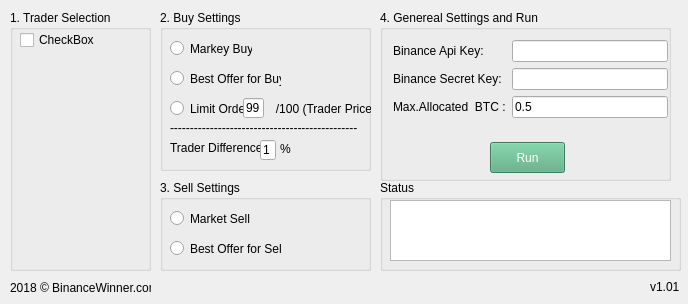
<?xml version="1.0" encoding="UTF-8"?>
<ui version="4.0">
 <class>MainWindow</class>
 <widget class="QMainWindow" name="MainWindow">
  <property name="geometry">
   <rect>
    <x>0</x>
    <y>0</y>
    <width>688</width>
    <height>304</height>
   </rect>
  </property>
  <property name="windowTitle">
   <string>BinanceWinner Auto Trade Program</string>
  </property>
  <property name="windowIcon">
   <iconset>
    <normaloff>icon_new.png</normaloff>icon_new.png</iconset>
  </property>
  <widget class="QWidget" name="centralwidget">
   <widget class="QGroupBox" name="groupBox">
    <property name="geometry">
     <rect>
      <x>10</x>
      <y>10</y>
      <width>141</width>
      <height>261</height>
     </rect>
    </property>
    <property name="title">
     <string>1. Trader Selection</string>
    </property>
    <widget class="QWidget" name="verticalLayoutWidget">
     <property name="geometry">
      <rect>
       <x>10</x>
       <y>20</y>
       <width>131</width>
       <height>232</height>
      </rect>
     </property>
     <layout class="QVBoxLayout" name="verticalLayout_2">
      <item>
       <widget class="QCheckBox" name="trader_box1">
        <property name="text">
         <string>CheckBox</string>
        </property>
       </widget>
      </item>
      <item>
       <spacer name="verticalSpacer">
        <property name="orientation">
         <enum>Qt::Vertical</enum>
        </property>
        <property name="sizeHint" stdset="0">
         <size>
          <width>20</width>
          <height>40</height>
         </size>
        </property>
       </spacer>
      </item>
     </layout>
    </widget>
   </widget>
   <widget class="QGroupBox" name="groupBox_2">
    <property name="geometry">
     <rect>
      <x>160</x>
      <y>10</y>
      <width>211</width>
      <height>161</height>
     </rect>
    </property>
    <property name="title">
     <string>2. Buy Settings</string>
    </property>
    <widget class="QLineEdit" name="buy_limitorder_input">
     <property name="geometry">
      <rect>
       <x>83</x>
       <y>88</y>
       <width>21</width>
       <height>20</height>
      </rect>
     </property>
     <property name="text">
      <string>99</string>
     </property>
    </widget>
    <widget class="QRadioButton" name="buy_limitorder">
     <property name="geometry">
      <rect>
       <x>10</x>
       <y>90</y>
       <width>211</width>
       <height>17</height>
      </rect>
     </property>
     <property name="text">
      <string>Limit Order        /100 (Trader Price)</string>
     </property>
    </widget>
    <widget class="QRadioButton" name="buy_bestoffer">
     <property name="geometry">
      <rect>
       <x>10</x>
       <y>60</y>
       <width>111</width>
       <height>17</height>
      </rect>
     </property>
     <property name="text">
      <string>Best Offer for Buy</string>
     </property>
    </widget>
    <widget class="QRadioButton" name="buy_marketbuy">
     <property name="geometry">
      <rect>
       <x>10</x>
       <y>30</y>
       <width>82</width>
       <height>17</height>
      </rect>
     </property>
     <property name="text">
      <string>Markey Buy</string>
     </property>
    </widget>
    <widget class="QLabel" name="label">
     <property name="geometry">
      <rect>
       <x>10</x>
       <y>110</y>
       <width>191</width>
       <height>16</height>
      </rect>
     </property>
     <property name="text">
      <string>-----------------------------------------------</string>
     </property>
    </widget>
    <widget class="QLabel" name="label_2">
     <property name="geometry">
      <rect>
       <x>10</x>
       <y>130</y>
       <width>91</width>
       <height>16</height>
      </rect>
     </property>
     <property name="text">
      <string>Trader Difference:</string>
     </property>
    </widget>
    <widget class="QLineEdit" name="buy_trader_dif">
     <property name="geometry">
      <rect>
       <x>100</x>
       <y>130</y>
       <width>16</width>
       <height>20</height>
      </rect>
     </property>
     <property name="text">
      <string>1</string>
     </property>
    </widget>
    <widget class="QLabel" name="label_6">
     <property name="geometry">
      <rect>
       <x>120</x>
       <y>132</y>
       <width>47</width>
       <height>13</height>
      </rect>
     </property>
     <property name="text">
      <string>%</string>
     </property>
    </widget>
    <zorder>buy_limitorder</zorder>
    <zorder>buy_limitorder_input</zorder>
    <zorder>buy_bestoffer</zorder>
    <zorder>buy_marketbuy</zorder>
    <zorder>label</zorder>
    <zorder>label_2</zorder>
    <zorder>buy_trader_dif</zorder>
    <zorder>label_6</zorder>
   </widget>
   <widget class="QGroupBox" name="groupBox_3">
    <property name="geometry">
     <rect>
      <x>160</x>
      <y>180</y>
      <width>211</width>
      <height>91</height>
     </rect>
    </property>
    <property name="title">
     <string>3. Sell Settings</string>
    </property>
    <widget class="QRadioButton" name="sell_bestoffer">
     <property name="geometry">
      <rect>
       <x>10</x>
       <y>60</y>
       <width>111</width>
       <height>17</height>
      </rect>
     </property>
     <property name="text">
      <string>Best Offer for Sell</string>
     </property>
    </widget>
    <widget class="QRadioButton" name="sell_marketsell">
     <property name="geometry">
      <rect>
       <x>10</x>
       <y>30</y>
       <width>161</width>
       <height>17</height>
      </rect>
     </property>
     <property name="text">
      <string>Market Sell</string>
     </property>
    </widget>
   </widget>
   <widget class="QGroupBox" name="groupBox_4">
    <property name="geometry">
     <rect>
      <x>380</x>
      <y>10</y>
      <width>291</width>
      <height>171</height>
     </rect>
    </property>
    <property name="title">
     <string>4. Genereal Settings and Run</string>
    </property>
    <widget class="QWidget" name="formLayoutWidget_2">
     <property name="geometry">
      <rect>
       <x>10</x>
       <y>20</y>
       <width>281</width>
       <height>115</height>
      </rect>
     </property>
     <layout class="QFormLayout" name="formLayout_2">
      <property name="leftMargin">
       <number>3</number>
      </property>
      <property name="topMargin">
       <number>10</number>
      </property>
      <property name="rightMargin">
       <number>3</number>
      </property>
      <property name="bottomMargin">
       <number>10</number>
      </property>
      <item row="0" column="0">
       <widget class="QLabel" name="label_3">
        <property name="text">
         <string>Binance Api Key:</string>
        </property>
       </widget>
      </item>
      <item row="0" column="1">
       <widget class="QLineEdit" name="key_api"/>
      </item>
      <item row="1" column="0">
       <widget class="QLabel" name="label_4">
        <property name="text">
         <string>Binance Secret Key: </string>
        </property>
       </widget>
      </item>
      <item row="1" column="1">
       <widget class="QLineEdit" name="key_secret"/>
      </item>
      <item row="2" column="0">
       <widget class="QLabel" name="label_5">
        <property name="text">
         <string>Max.Allocated  BTC :</string>
        </property>
       </widget>
      </item>
      <item row="2" column="1">
       <widget class="QLineEdit" name="max_btc">
        <property name="text">
         <string>0.5</string>
        </property>
       </widget>
      </item>
     </layout>
    </widget>
    <widget class="QPushButton" name="pushButton">
     <property name="geometry">
      <rect>
       <x>110</x>
       <y>132</y>
       <width>75</width>
       <height>31</height>
      </rect>
     </property>
     <property name="styleSheet">
      <string notr="true">background-color:rgb(85, 170, 127);
color: #FFF;</string>
     </property>
     <property name="text">
      <string>Run</string>
     </property>
    </widget>
   </widget>
   <widget class="QGroupBox" name="groupBox_5">
    <property name="geometry">
     <rect>
      <x>380</x>
      <y>180</y>
      <width>301</width>
      <height>91</height>
     </rect>
    </property>
    <property name="title">
     <string>Status</string>
    </property>
    <widget class="QTextEdit" name="status_area">
     <property name="geometry">
      <rect>
       <x>10</x>
       <y>20</y>
       <width>281</width>
       <height>61</height>
      </rect>
     </property>
    </widget>
   </widget>
   <widget class="QLabel" name="texti_problem">
    <property name="geometry">
     <rect>
      <x>10</x>
      <y>280</y>
      <width>141</width>
      <height>16</height>
     </rect>
    </property>
    <property name="text">
     <string>&lt;html&gt;&lt;head/&gt;&lt;body&gt;&lt;p&gt;2018 © BinanceWinner.com&lt;/p&gt;&lt;/body&gt;&lt;/html&gt;</string>
    </property>
    <property name="openExternalLinks">
     <bool>true</bool>
    </property>
   </widget>
   <widget class="QLabel" name="texti_v1">
    <property name="geometry">
     <rect>
      <x>650</x>
      <y>280</y>
      <width>47</width>
      <height>13</height>
     </rect>
    </property>
    <property name="text">
     <string>v1.01</string>
    </property>
   </widget>
  </widget>
 </widget>
 <resources/>
 <connections/>
</ui>
